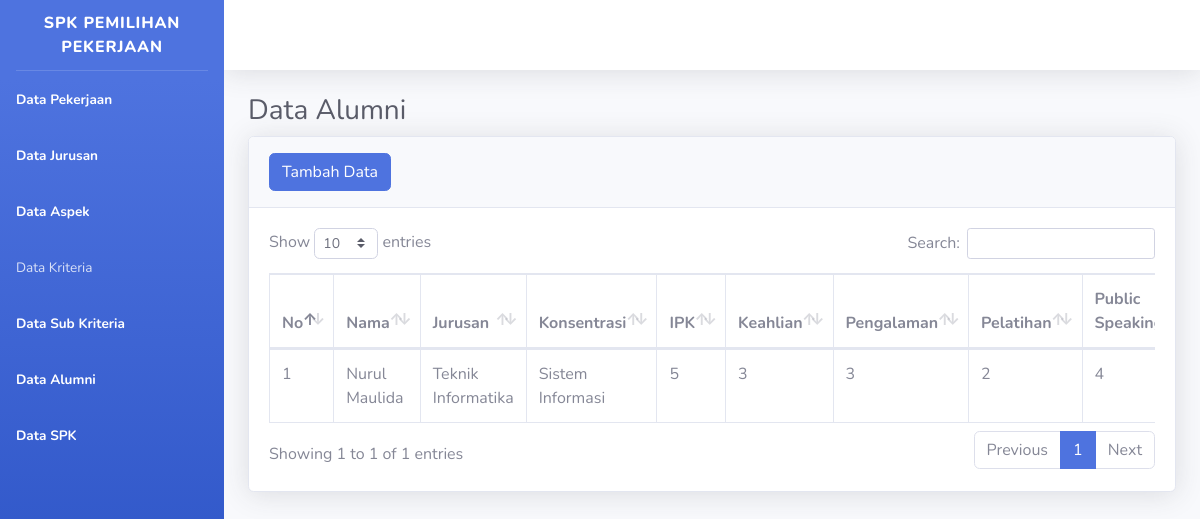
Page /alumni.php on the committed database.
### tables this page shows
CREATE TABLE `bobot_user` (
  `id` int(3) NOT NULL,
  `id_user` int(3) NOT NULL,
  `id_konsentrasi` int(3) NOT NULL,
  `ipk` int(3) NOT NULL,
  `keahlian` int(3) NOT NULL,
  `pengalaman` int(3) NOT NULL,
  `pelatihan` int(3) NOT NULL,
  `speaking` int(3) NOT NULL,
  `inggris` int(3) NOT NULL,
  `leadership` int(3) NOT NULL
);

CREATE TABLE `user` (
  `id` int(3) NOT NULL,
  `id_jurusan` int(3) NOT NULL,
  `nama_user` varchar(40) NOT NULL
);

CREATE TABLE `jurusan` (
  `id` int(11) NOT NULL,
  `jurusan` varchar(20) NOT NULL
);

CREATE TABLE `konsentrasi` (
  `id` int(3) NOT NULL,
  `id_jurusan` int(3) NOT NULL,
  `nama_konsentrasi` varchar(40) NOT NULL,
  `bobot` int(3) NOT NULL
);

### alumni.php (the view, shortened to what this page needs)
<!DOCTYPE html>
<html lang="en">
<head>
    <link href="vendor/fontawesome-free/css/all.min.css" rel="stylesheet" type="text/css">
    <link href="css/sb-admin-2.min.css" rel="stylesheet">
    <link href="vendor/datatables/dataTables.bootstrap4.min.css" rel="stylesheet">
</head>
<body id="page-top">
     <div id="wrapper">
        <ul class="navbar-nav bg-gradient-primary sidebar sidebar-dark accordion" id="accordionSidebar">
            <a class="sidebar-brand d-flex align-items-center justify-content-center" href="index.html">
                <div class="sidebar-brand-text mx-3">SPK Pemilihan Pekerjaan</sup></div>
            </a>
            <hr class="sidebar-divider my-0">
            <li class="nav-item active">
                <a class="nav-link" href="pekerjaan.php">
                    <span>Data Pekerjaan</span></a>
            </li>
            <li class="nav-item active">
                <a class="nav-link" href="jurusan.php">
                    <span>Data Jurusan</span></a>
            </li>
            <li class="nav-item active">
                <a class="nav-link" href="aspek.php">
                    <span>Data Aspek</span></a>
            </li>
            <li class="nav-item">
                <a class="nav-link collapsed" href="#" data-toggle="collapse" data-target="#collapseTwo"
                    aria-expanded="true" aria-controls="collapseTwo">
                    <span>Data Kriteria</span>
                </a>
            </li>
            <li class="nav-item active">
                <a class="nav-link" href="bobot.php">
                    <span>Data Sub Kriteria</span></a>
            </li>
            <li class="nav-item active">
                <a class="nav-link" href="alumni.php">
                    <span>Data Alumni</span></a>
            </li>
            <li class="nav-item active">
                <a class="nav-link" href="spk.php">
                    <span>Data SPK</span></a>
            </li>
        </ul>
        <div id="content-wrapper" class="d-flex flex-column">
            <div id="content">
                <nav class="navbar navbar-expand navbar-light bg-white topbar mb-4 static-top shadow">
                </nav>
 <div class="container-fluid">
                    <h1 class="h3 mb-2 text-gray-800">Data Alumni</h1>
                    <div class="card shadow mb-4">
                        <div class="card-header py-3">
                            <a href="#" class="btn btn-primary btn-icon-split" data-toggle="modal" data-target="#jurusan">
                                        <span class="text">Tambah Data</span></a>
                        </div>
                        <div class="card-body">
                            <div class="table-responsive">
                                <table class="table table-bordered" id="dataTable" width="100%" cellspacing="0">
                                    <thead>
                                        <tr>
                                            <th>No</th>
                                            <th>Nama</th>
                                            <th>Jurusan</th>
                                            <th>Konsentrasi</th>
                                            <th>IPK</th>
                                            <th>Keahlian</th>
                                            <th>Pengalaman</th>
                                            <th>Pelatihan</th>
                                            <th>Public Speaking</th>
                                        </tr>
                                    </thead>
                                    <tbody>
                                      <?php
                                      include('services\config.php');
                                      $sql="SELECT bobot_user.id, bobot_user.ipk, bobot_user.keahlian, bobot_user.pengalaman, bobot_user.pelatihan, bobot_user.speaking, bobot_user.inggris, bobot_user.leadership, konsentrasi.nama_konsentrasi, user.nama_user, jurusan.jurusan FROM bobot_user, konsentrasi, user, jurusan where bobot_user.id_user=user.id and user.id_jurusan=jurusan.id and konsentrasi.id=bobot_user.id_konsentrasi";
                                      $query = mysqli_query($conn, $sql);
                                      while($row = mysqli_fetch_array($query)){
                                  ?>
                                   <tr>
                                        <td></td>
                                        <td><?php echo $row['nama_user'] ?></td>
                                        <td><?php echo $row['jurusan'] ?></td>
                                        <td><?php echo $row['nama_konsentrasi'] ?></td>
                                        <td><?php echo $row['ipk'] ?></td>
                                        <td><?php echo $row['keahlian'] ?></td>
                                        <td><?php echo $row['pengalaman'] ?></td>
                                        <td><?php echo $row['pelatihan'] ?></td>
                                        <td><?php echo $row['speaking'] ?></td>
                                   </tr>
                                   <?php
                               }
                                   ?>
                             </tbody>
                                </table>
                            </div>
                        </div>
                    </div>
                </div>
            </div>
        </div>
    </div>
</body>
</html>

### alumni.php (style rules this page uses)
table tr { counter-increment: row-num; }
table tr td:first-child::before { content: counter(row-num) " "; }

### rows in the picture
bobot_user: id_user.nama_user "Nurul Maulida", jurusan.jurusan "Teknik Informatika", id_konsentrasi.nama_konsentrasi "Sistem Informasi", ipk "5", keahlian "3", pengalaman "3", pelatihan "2", speaking "4"
